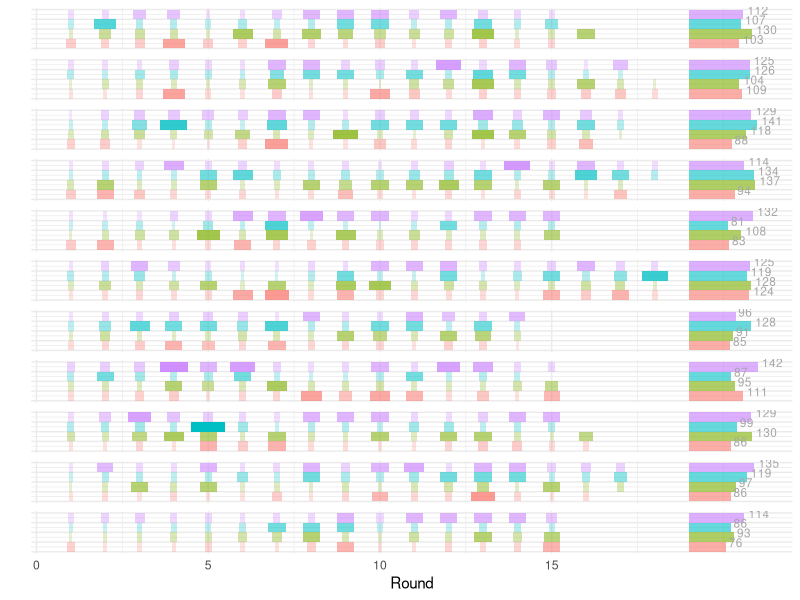

This figure's R source:
## ---- chunk 1
knitr::opts_chunk$set(echo = TRUE)

library(ggplot2)
library(lubridate)
library(dplyr)
library(tidyr)
## ---- chunk 2
rmT <- function(fstr) { stringr::str_replace(fstr, "T", "") }

df.raw <- read.csv("data/quirklescores.csv", header=TRUE) %>%
  mutate(date = ymd(rmT(date)))

matches <- unique(df.raw$match)
d <- lapply(seq_along(matches), function(i) {
  df <- df.raw %>% filter(match == matches[i])
  df$Lucas <- cumsum(df$Lu)
  df$Crystal <- cumsum(df$Cr)
  df$Connor <- cumsum(df$Co)
  df$Nate <- cumsum(df$Na)
  return(df)
})
df.scores <- do.call(rbind,d)

df.quirkle <- df.scores %>% 
  #filter(match == 9) %>%
  select(match, round, Lu, Cr, Co, Na) %>%
  pivot_longer(cols = c("Lu", "Cr", "Co", "Na")) %>%
  mutate(name = factor(name, levels = c("Co","Lu","Cr","Na")))
## ---- chunk 3
df.totals <- df.quirkle %>% group_by(match, name) %>% summarise(score = sum(value, na.rm=TRUE))
max_round <- max(df.quirkle$round)
max_value <- max(df.quirkle$value, na.rm=TRUE)
max_score <- max(df.totals$score)

p1 <- ggplot(df.quirkle, aes(group=match)) +
  geom_point(aes(x=round, y=name, size=value, color=name, alpha=value)) +
  scale_size_area(max_size=8) +
  facet_wrap(~match, ncol=1) +
  labs(x="Round", y = "") +
  geom_rect(data=df.totals, 
            aes(xmin = max_round+1, xmax = max_round+1+3*score/max_score,
                ymin = as.integer(name), ymax = as.integer(name)+1,
                fill=name, color=name), alpha=0.6, size=0) +
  theme_minimal() +
  theme(strip.background = element_blank(),
  strip.text.x = element_blank(),
  legend.position = "none",
  axis.text.y = element_blank())

p2 <- ggplot(df.quirkle, aes(group=match)) +
  geom_rect(aes(xmin=round-0.5*value/max_value, xmax=round+0.5*value/max_value, 
                ymin=as.integer(name), ymax=as.integer(name)+1, 
                fill=name, color=name, alpha=value), size=0) +
  geom_rect(data=df.totals, 
            aes(xmin = max_round+1, xmax = max_round+1+2*score/max_score,
                ymin = as.integer(name), ymax = as.integer(name)+1,
                fill=name, color=name), alpha=0.6, size=0) +
  geom_text(data=df.totals, 
            aes(x = max_round+1+2*score/max_score,
                y = as.integer(name), label=score), 
            color="grey65", size=3, hjust=-0.2, vjust=-0.5) +
  scale_size_area(max_size=8) +
  scale_x_continuous(breaks = c(0,5,10,15)) +
  labs(x = "Round", y = "") +
  facet_wrap(~desc(match), ncol=1) +
  theme_minimal() +
  theme(strip.background = element_blank(),
  strip.text.x = element_blank(),
  legend.position = "none",
  axis.text.y = element_blank())
  
## ---- chunk 4
p2
## ---- chunk 5

df.test <- df.quirkle %>% 
  group_by(round) %>% 
  summarise(md = median(value, na.rm=TRUE), sd = sd(value, na.rm=TRUE),
            mn = mean(value, na.rm=TRUE), sum = sum(value, na.rm=TRUE))

p3 <- ggplot(df.test, aes(x=round, y=sum)) + 
  geom_linerange(aes(ymin=score-sd, ymax=score+sd), size=0.4, color="grey65") +
  geom_line() +
  geom_point(shape=21, size=4, fill="grey65", color="grey40", alpha=0.9) +
  theme_minimal()

p3 <- ggplot(df.test) +
  geom_col(aes(x=round, y=md)) +
  theme_minimal()

p3 <- ggplot(df.quirkle) +
  geom_boxplot(aes(x=round, y=value, group=round, fill=name), alpha=0.7) +
  facet_wrap(~name, ncol=1) +
  theme_minimal()
## ---- chunk 6
df.quirkle %>% group_by(name) %>% summarise(score = sum(value, na.rm=TRUE)) %>% arrange(desc(score))
